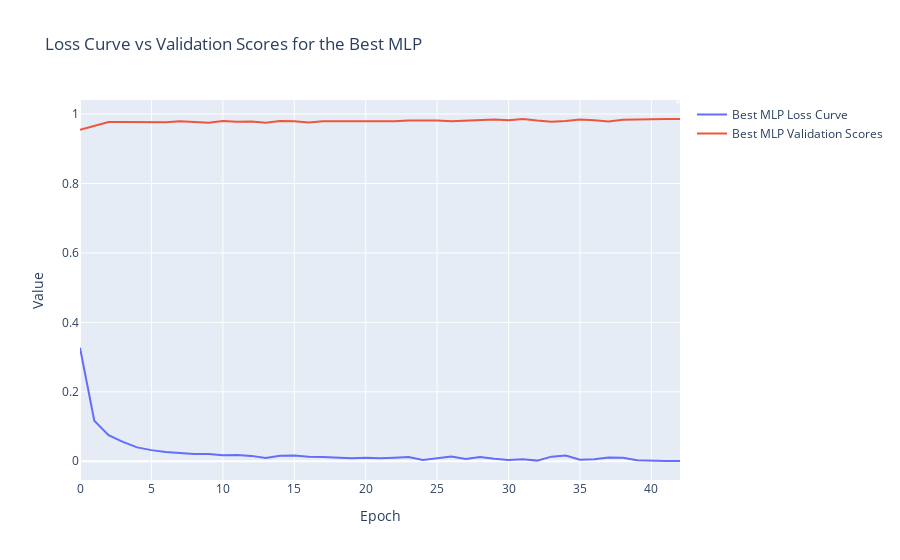

This figure's notebook cell:
### Markdown cell above
*Com base no gráfico apresentado para o Modelo 2, podemos observar que a função de perda diminui de forma consistente ao longo do treinamento, estabilizando-se em valores baixos, enquanto a acurácia aumenta gradualmente (se aproximando cada vez mais de seu valor limite), o que sugere que o modelo está generalizando bem para dados não vistos. Além disso, não há uma diferença significativa entre o comportamento das curvas apresentadas. Tais fatores indicam que o modelo não está apresentando sinais de overfitting ou underfitting.*

### Code cell
# Esta função plota duas séries temporais (curva de perda e pontuação de validação) para o melhor modelo MLP, de modo a podermos visualizar
# o desempenho desse modelo ao longo das épocas. O eixo X representa as épocas e o eixo Y mostra os valores correspondentes de perda e 
# pontuação de validação.
plot_multiples_time_series_line_graphs([best_mlp_loss_curve_values, best_mlp_validation_scores], "Loss Curve vs Validation Scores for the Best MLP", "Epoch", "Value")

### Figure 1 — Plotly figure (JSON) as saved in the notebook; plotly's stock layout.template omitted (floating-point values rounded to 4 significant figures)
{"data": [{"mode": "lines", "name": "Best MLP Loss Curve", "type": "scatter", "x": [0, 1, 2, 3, 4, 5, 6, 7, 8, 9, 10, 11, 12, 13, 14, 15, 16, 17, 18, 19, 20, 21, 22, 23, 24, 25, 26, 27, 28, 29, 30, 31, 32, 33, 34, 35, 36, 37, 38, 39, 40, 41, 42], "y": [0.3267, 0.1168, 0.07539, 0.05581, 0.03997, 0.03207, 0.02682, 0.02385, 0.02056, 0.02124, 0.0171, 0.01805, 0.01549, 0.009431, 0.01584, 0.01677, 0.01289, 0.01226, 0.01122, 0.008772, 0.01016, 0.009008, 0.01037, 0.01202, 0.003684, 0.008665, 0.01364, 0.006807, 0.01253, 0.007144, 0.003968, 0.005704, 0.001863, 0.01333, 0.01679, 0.004173, 0.005904, 0.01111, 0.009882, 0.002822, 0.0009477, 0.0007729, 0.0007573]}, {"mode": "lines", "name": "Best MLP Validation Scores", "type": "scatter", "x": [0, 1, 2, 3, 4, 5, 6, 7, 8, 9, 10, 11, 12, 13, 14, 15, 16, 17, 18, 19, 20, 21, 22, 23, 24, 25, 26, 27, 28, 29, 30, 31, 32, 33, 34, 35, 36, 37, 38, 39, 40, 41, 42], "y": [0.9546, 0.966, 0.9771, 0.9769, 0.9765, 0.9775, 0.976, 0.9792, 0.9777, 0.9746, 0.98, 0.9775, 0.9781, 0.9746, 0.98, 0.9794, 0.9758, 0.9794, 0.9794, 0.9792, 0.9802, 0.9781, 0.9792, 0.9812, 0.9823, 0.9812, 0.9792, 0.9802, 0.9817, 0.9842, 0.9823, 0.9856, 0.981, 0.9775, 0.9796, 0.9842, 0.9821, 0.9788, 0.9831, 0.9844, 0.9856, 0.9854, 0.9854]}], "layout": {"annotations": [{"align": "center", "bgcolor": "white", "font": {"color": "black", "size": 12}, "opacity": 0.7, "showarrow": false, "text": "", "x": 1, "xref": "paper", "y": 1, "yref": "paper"}], "title": {"text": "Loss Curve vs Validation Scores for the Best MLP"}, "xaxis": {"title": {"text": "Epoch"}}, "yaxis": {"title": {"text": "Value"}}}}
